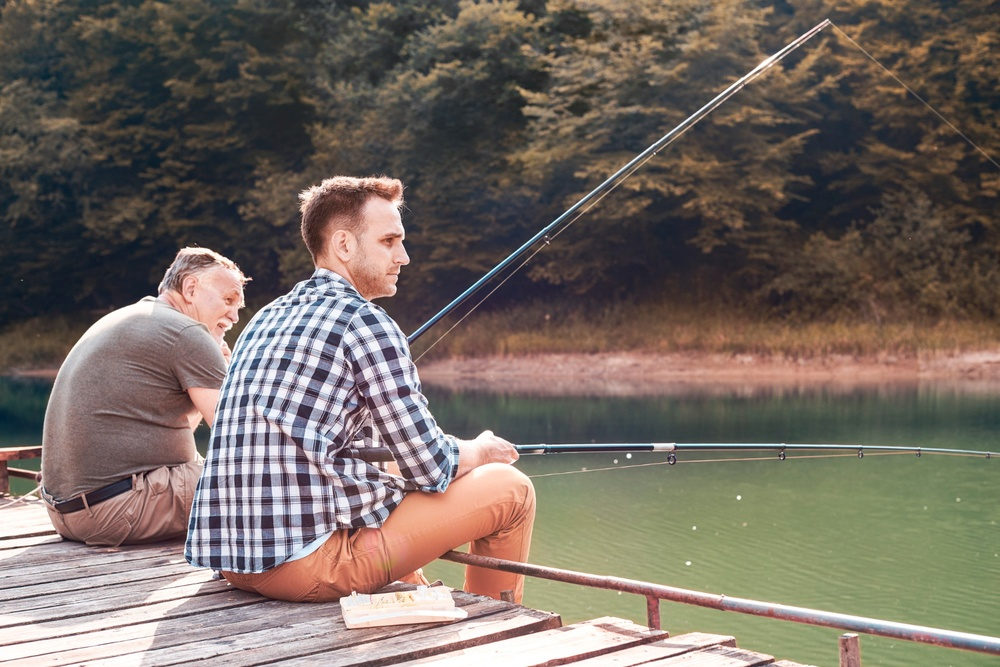
#> input picture fishing.jpg, 1000 x 667 px, shrunk from 1500 x 1001 before the run
$ python -i main.py   (imports and definitions only)
#> lines starting #> are read from the running program, lines starting #| are printed output that depends on the picture; after the words box and inside, x2 and y2 are one past the last pixel; in counts of white or black regions, pixels touching at a corner belong together
#> further down, picture is the input picture: shape (667, 1000, 3); mean B, G, R 98.8, 106.4, 116.9
import streamlit as st
import cv2
import numpy as np
from matplotlib import pyplot as plt

def rgb_to_hsv(image):
    hsv_image = cv2.cvtColor(image, cv2.COLOR_RGB2HSV)
    return hsv_image

# [24 lines left out: functions calculate_histogram, adjust_brightness_contrast, not called in this run]

def find_contours(image):
    gray = cv2.cvtColor(image, cv2.COLOR_BGR2GRAY)
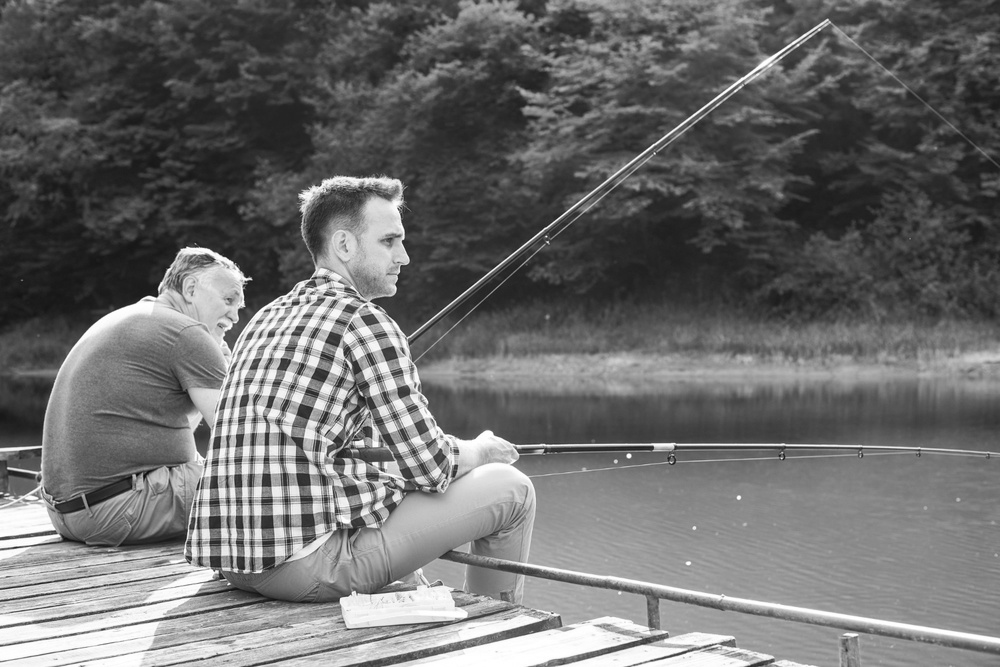
#> gray: shape (667, 1000); min 11, max 255, mean 108.7
    _, thresh = cv2.threshold(gray, 127, 255, cv2.THRESH_BINARY)
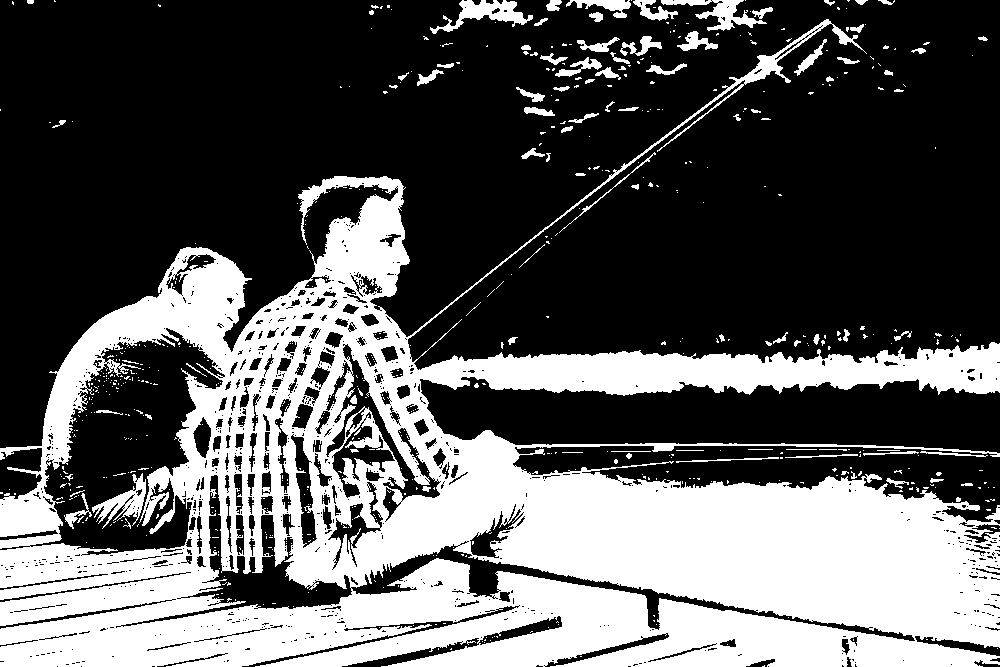
#> thresh: shape (667, 1000); 35.6% white; 639 white regions (548 under 20 px)
    contours, _ = cv2.findContours(thresh, cv2.RETR_EXTERNAL, cv2.CHAIN_APPROX_SIMPLE)
#> contours = 314 contours, 263 with area under 20; largest, box (x1, y1, x2, y2) and area: (0, 19, 1000, 667) 276724, (430, 0, 533, 34) 1146, (661, 0, 767, 31) 930, (566, 0, 631, 18) 414, (633, 0, 678, 21) 325
    return contours

# [31 lines left out: function main, not called in this run]

# [2 lines not run here, left out]

>>> import cv2
>>> picture = cv2.imread('fishing.jpg')
>>> result = find_contours(picture)
#> result has the same summary as contours in find_contours

$ run again, on mangrove2.jpg
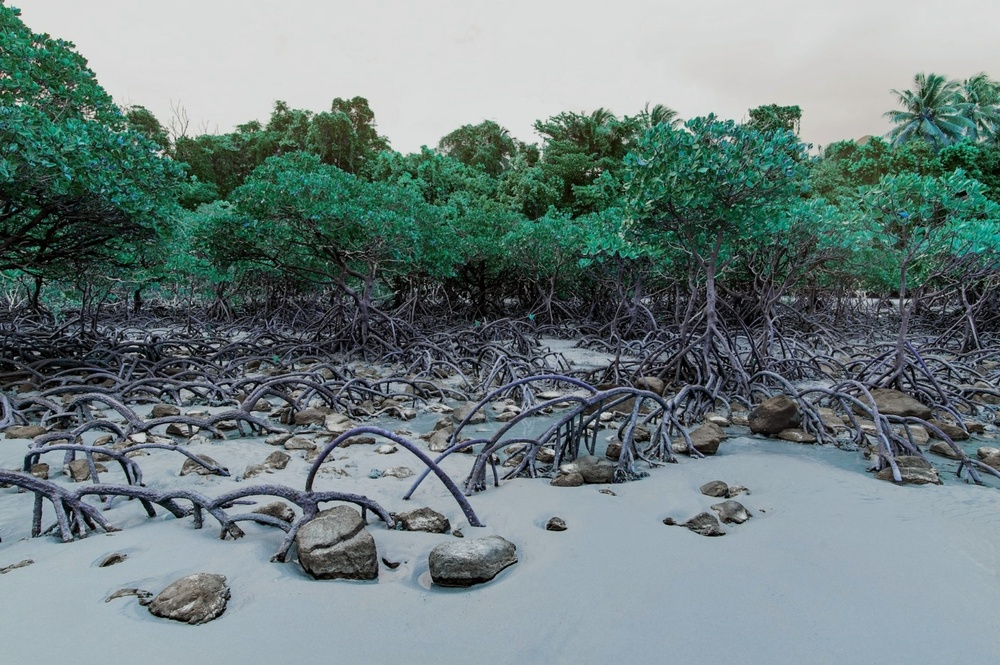
#> input picture mangrove2.jpg, 1000 x 665 px, shrunk from 1460 x 971 before the run
#> picture is the input picture: shape (665, 1000, 3); mean B, G, R 128.1, 128.1, 111.6
#> in find_contours, `gray = cv2.cvtColor(image, cv2.COLOR_BGR2GRAY)`:
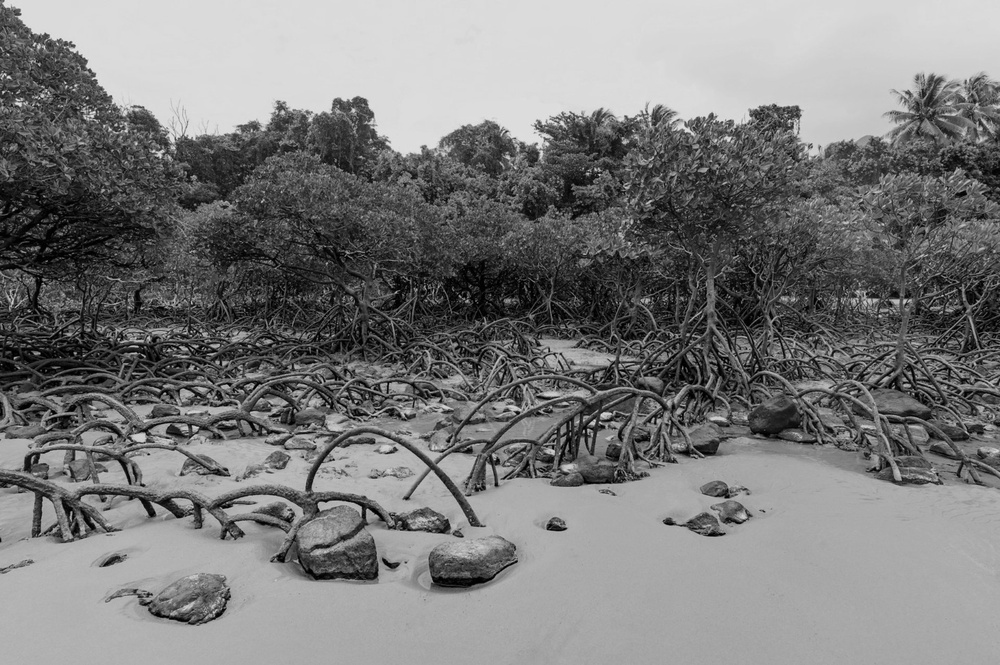
#> gray: shape (665, 1000); min 0, max 235, mean 123.1
#> in find_contours, `_, thresh = cv2.threshold(gray, 127, 255, cv2.THRESH_BINARY)`:
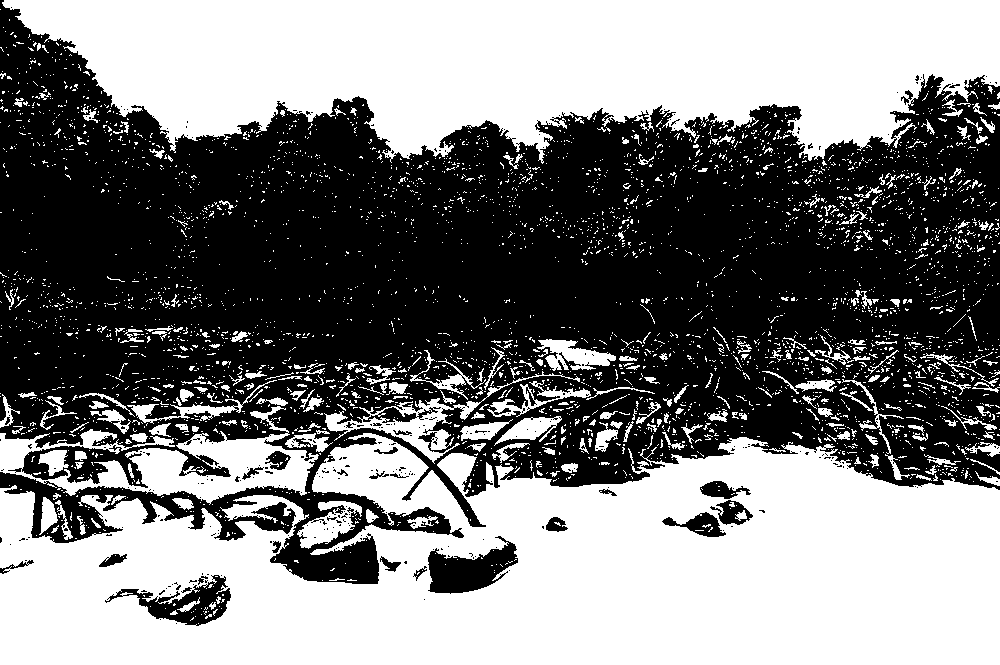
#> thresh: shape (665, 1000); 49.3% white; 3988 white regions (3704 under 20 px)
#> contours = 3922 contours, 3777 with area under 20; largest, box (x1, y1, x2, y2) and area: (0, 433, 1000, 665) 171589, (2, 0, 1000, 164) 112518, (0, 406, 319, 505) 10268, (324, 371, 580, 464) 3198, (297, 501, 362, 549) 1420
#> result has the same summary as contours in find_contours

$ run again, on mj.jpg
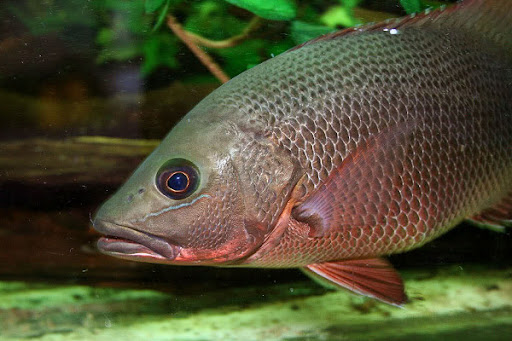
#> input picture mj.jpg, 512 x 341 px
#> picture is the input picture: shape (341, 512, 3); mean B, G, R 50.9, 77.5, 78.2
#> in find_contours, `gray = cv2.cvtColor(image, cv2.COLOR_BGR2GRAY)`:
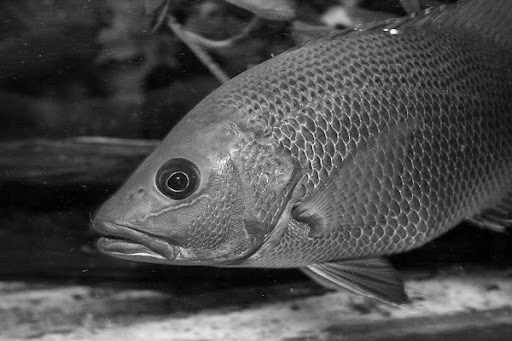
#> gray: shape (341, 512); min 0, max 255, mean 74.7
#> in find_contours, `_, thresh = cv2.threshold(gray, 127, 255, cv2.THRESH_BINARY)`:
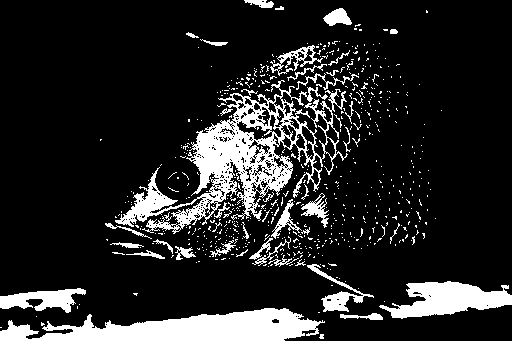
#> thresh: shape (341, 512); 15% white; 612 white regions (567 under 20 px)
#> contours = 605 contours, 577 with area under 20; largest, box (x1, y1, x2, y2) and area: (115, 80, 348, 234) 10788, (0, 308, 325, 341) 6008, (379, 281, 512, 319) 2684, (0, 288, 86, 313) 1034, (307, 264, 374, 312) 596
#> result has the same summary as contours in find_contours
